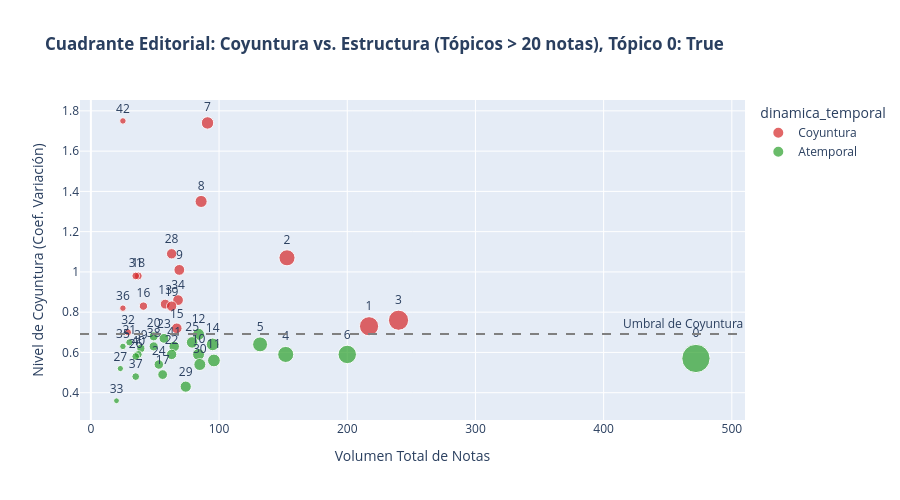

Notebook cell for this chart:
### Markdown cell above
## 2.5 Inspección Cualitativa de Tópicos
Analizemos estos topicos clasificados. Mapeamos las palabras clave algorítmicas con los títulos reales de las notas.

### Code cell
import plotly.graph_objects as go
import plotly.express as px
from plotly.subplots import make_subplots

# ==============================================================================
# 1. PREPARACIÓN ESTADÍSTICA ESTRICTA
# ==============================================================================
minimo_notas = 20
MOSTRAR_POLITICA = True

# Filtramos Tópico -1 (ruido) y Tópico 0 (el megaclúster que aplasta al resto)
topicos_limpios = metricas_estabilidad[
    (metricas_estabilidad["Topic"] != -1) 
     & 
    (metricas_estabilidad["Topic"] != 0) if MOSTRAR_POLITICA==False else (metricas_estabilidad["Topic"] != -1)
].copy()

# Regla 1: Solo tópicos con volumen decente (> minimo_notas) para que la curva tenga sentido
topicos_robustos = topicos_limpios[topicos_limpios["volumen_total"] >= minimo_notas].copy()

# Preparar dataset temporal
df_evo = df_temp[df_temp["topic"].isin(topicos_robustos["Topic"])].copy()
df_evo["post_year"] = df_evo["post_date"].dt.year
agg = df_evo.groupby(["topic", "post_year"]).size().reset_index(name="notas")

# Regla 2: Normalización por Pico Máximo (El pico histórico = 100%)
max_por_topico = agg.groupby("topic")["notas"].max().reset_index(name="max_notas")
agg = agg.merge(max_por_topico, on="topic")
agg["intensidad_relativa"] = (agg["notas"] / agg["max_notas"]) * 100

# Ampliamos a 5 tópicos por panel
top_coyuntura = topicos_robustos.sort_values("coef_variacion", ascending=False).head(5)
top_evergreen = topicos_robustos.sort_values("coef_variacion", ascending=True).head(5)

# ==============================================================================
# GRÁFICO A: EL CUADRANTE EDITORIAL (Scatter Analítico)
# ==============================================================================
fig_scatter = px.scatter(
    topicos_robustos,
    x="volumen_total",
    y="coef_variacion",
    color="dinamica_temporal",
    size="volumen_total",
    hover_name="terminos_historicos",
    text="Topic",
    color_discrete_map={"Coyuntura": "#d62728", "Atemporal": "#2ca02c"},
    title=f'<b>Cuadrante Editorial: Coyuntura vs. Estructura (Tópicos > {minimo_notas} notas), Tópico 0: {MOSTRAR_POLITICA} </b>',
    labels={"volumen_total": "Volumen Total de Notas", "coef_variacion": "Nivel de Coyuntura (Coef. Variación)"},
    height=500
)
fig_scatter.update_traces(textposition='top center')
fig_scatter.add_hline(y=umbral_coyuntural, line_dash="dash", line_color="gray", annotation_text="Umbral de Coyuntura")
fig_scatter.write_html(OUTPUT_DIR / "03A_cuadrante_editorial.html")
fig_scatter.show()

### Figure 1 — Plotly figure (JSON) as saved in the notebook; plotly's stock layout.template omitted (floating-point values rounded to 4 significant figures)
{"data": [{"hovertemplate": "<b>%{hovertext}</b><br><br>dinamica_temporal=Coyuntura<br>Volumen Total de Notas=%{marker.size}<br>Nivel de Coyuntura (Coef. Variación)=%{y}<br>Topic=%{text}<extra></extra>", "hovertext": ["padre, papá, hijo, abuelo, hermano", "aborto, abortar, anticonceptivo, embarazo, embarazado", "epidemia, vacunar, virus, vacuna, pandemia", "futuro, pandemia, crisis, pensamiento, precariedad", "fifa, futbolista, fútbol, deporte, brasil", "político, libertario, política, presidencial, ideológico", "chileno, chile, político, dictadura, política", "digital, internet, tecnología, móvil, celular", "película, personaje, actor, hombre, américo", "papal, catolicismo, arzobispo, católica, católico", "brasil, brasilero, brasilia, brasileño, dictadura", "periodista, periodístico, periódico, narrativo, escritora", "holocausto, terrorista, siria, europa, terrorismo", "literario, escritora, autor, literatura, escritor", "feminismo, feminista, patriarcado, masculinidad, mujeres", "sindicalismo, reforma, político, política, laboral", "catástrofe, desastre, tragedia, terremoto, muerto"], "legendgroup": "Coyuntura", "marker": {"color": "#d62728", "size": [25, 91, 86, 63, 153, 69, 37, 35, 68, 58, 41, 63, 25, 240, 217, 67, 29], "sizemode": "area", "sizeref": 1.18, "symbol": "circle"}, "mode": "markers+text", "name": "Coyuntura", "orientation": "v", "showlegend": true, "text": [42.0, 7.0, 8.0, 28.0, 2.0, 9.0, 18.0, 31.0, 34.0, 13.0, 16.0, 19.0, 36.0, 3.0, 1.0, 15.0, 32.0], "textposition": "top center", "type": "scatter", "x": [25, 91, 86, 63, 153, 69, 37, 35, 68, 58, 41, 63, 25, 240, 217, 67, 29], "xaxis": "x", "y": [1.75, 1.74, 1.35, 1.09, 1.07, 1.01, 0.98, 0.98, 0.86, 0.84, 0.83, 0.83, 0.82, 0.76, 0.73, 0.72, 0.7], "yaxis": "y"}, {"hovertemplate": "<b>%{hovertext}</b><br><br>dinamica_temporal=Atemporal<br>Volumen Total de Notas=%{marker.size}<br>Nivel de Coyuntura (Coef. Variación)=%{y}<br>Topic=%{text}<extra></extra>", "hovertext": ["economía, económico, futuro, ambiental, industria", "ríos, río, arroyo, agua, inundación", "justicia, judicial, juzgado, condenar, tribunal", "violencia, feminismo, feminista, violento, violación", "soviética, soviético, vladimir, rusia, ucrania", "mediático, periodístico, político, periodista, política", "pedagógico, enseñanza, escolar, educativo, enseñar", "pobreza, inmobiliario, habitante, pobre, vecino", "cubano, cubana, cuba, chile, comunista", "bailarín, tango, protagonista, ballet, teatral", "morir, muerte, moribundo, cadáver, fallecido", "boliviano, bolivia, político, política, electoral", "déficit, deuda, endeudamiento, inflación, monetario", "asesinato, policía, policial, maldonado, matar", "manifestación, feminista, multitud, militante, político", "música, musical, músico, rapero, canción", "fotoperiodismo, retratar, retrato, fotógrafo, fotografiar", "político, política, electoral, candidato, campaña", "asesino, testimonio, testigo, víctima, homicidio", "arte, artes, art, estética, artístico", "sociedad, comunitario, proyecto, comunidad, política", "israel, netanyahu, israelí, palestina, palestino", "innovación, tecnológico, tecno, tecnología, inteligencia", "astrónomo, ciencia, universo, teoría, astrología", "ficción, protagonista, personaje, melodrama, película", "submarino, marino, naufragio, océano, naval"], "legendgroup": "Atemporal", "marker": {"color": "#2ca02c", "size": [84, 49, 57, 79, 30, 95, 132, 65, 25, 49, 39, 84, 152, 200, 37, 63, 35, 472, 96, 53, 85, 23, 56, 35, 74, 20], "sizemode": "area", "sizeref": 1.18, "symbol": "circle"}, "mode": "markers+text", "name": "Atemporal", "orientation": "v", "showlegend": true, "text": [12.0, 20.0, 23.0, 25.0, 21.0, 14.0, 5.0, 41.0, 35.0, 38.0, 39.0, 10.0, 4.0, 6.0, 40.0, 22.0, 26.0, 0.0, 11.0, 24.0, 30.0, 27.0, 17.0, 37.0, 29.0, 33.0], "textposition": "top center", "type": "scatter", "x": [84, 49, 57, 79, 30, 95, 132, 65, 25, 49, 39, 84, 152, 200, 37, 63, 35, 472, 96, 53, 85, 23, 56, 35, 74, 20], "xaxis": "x", "y": [0.69, 0.68, 0.67, 0.65, 0.65, 0.64, 0.64, 0.63, 0.63, 0.63, 0.62, 0.59, 0.59, 0.59, 0.59, 0.59, 0.58, 0.57, 0.56, 0.54, 0.54, 0.52, 0.49, 0.48, 0.43, 0.36], "yaxis": "y"}], "layout": {"annotations": [{"showarrow": false, "text": "Umbral de Coyuntura", "x": 1, "xanchor": "right", "xref": "x domain", "y": 0.692, "yanchor": "bottom", "yref": "y"}], "height": 500, "legend": {"itemsizing": "constant", "title": {"text": "dinamica_temporal"}, "tracegroupgap": 0}, "shapes": [{"line": {"color": "gray", "dash": "dash"}, "type": "line", "x0": 0, "x1": 1, "xref": "x domain", "y0": 0.692, "y1": 0.692, "yref": "y"}], "title": {"text": "<b>Cuadrante Editorial: Coyuntura vs. Estructura (Tópicos > 20 notas), Tópico 0: True </b>"}, "xaxis": {"anchor": "y", "domain": [0, 1], "title": {"text": "Volumen Total de Notas"}}, "yaxis": {"anchor": "x", "domain": [0, 1], "title": {"text": "Nivel de Coyuntura (Coef. Variación)"}}}}
